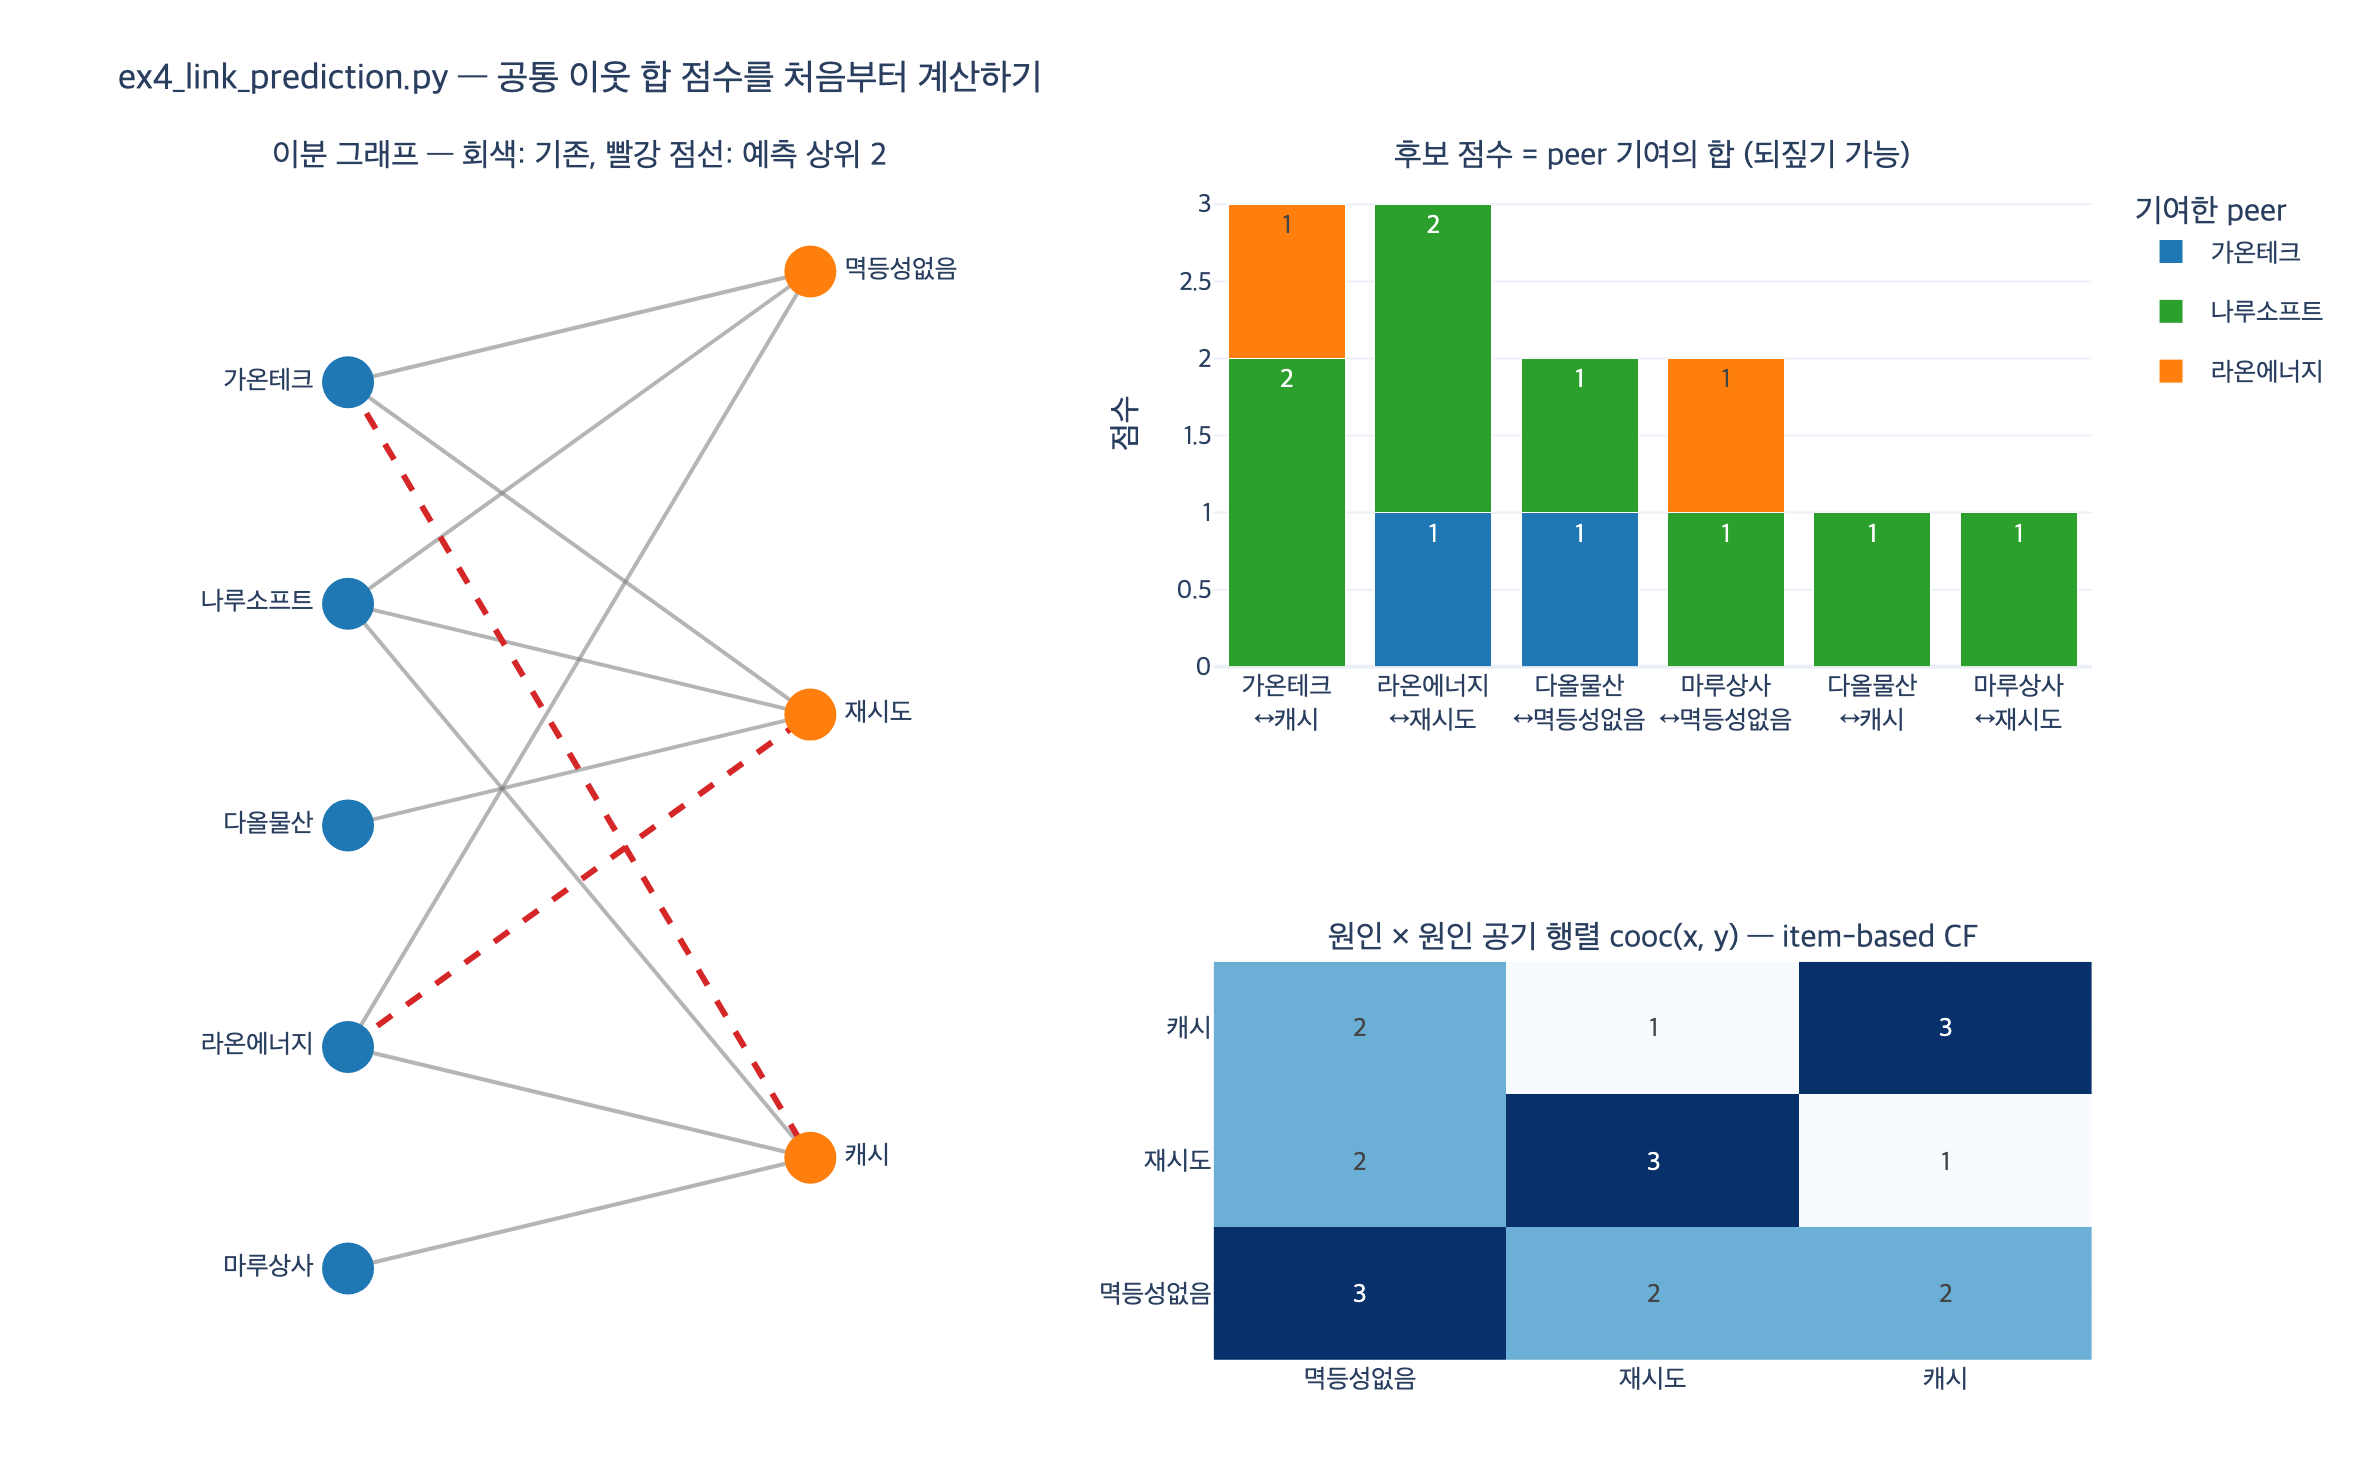

The Python source for this figure:
# %% [markdown]
# # `ex4_link_prediction.py` 의 링크 예측 점수, 처음부터 다시 계산하기
#
# 회사와 «원인» 이 양쪽에 놓인 **이분 그래프**(bipartite graph)에서,
# 아직 이어지지 않은 (회사, 원인) 쌍에 점수를 매긴다.
#
# $$
# \mathrm{score}(c, x) \;=\; \sum_{p \,\in\, N(x),\; p \neq c} \bigl|\, N(c) \cap N(p) \,\bigr|
# $$
#
# - $N(v)$ : 노드 $v$ 의 이웃 집합
# - $N(x)$ : 원인 $x$ 를 **이미 겪은 회사들** (peers)
# - $|N(c) \cap N(p)|$ : 회사 $c$ 와 회사 $p$ 가 **함께 가진 원인의 수** (공통 이웃 수)
#
# 즉 «$x$ 를 겪은 회사들 각각이 나와 얼마나 닮았나» 를 전부 더한 값이다.
# 닮은 회사가 많이 겪은 원인일수록 점수가 높아진다.

# %%
from collections import defaultdict
from itertools import combinations  # noqa: F401  (원본 코드에도 있지만 쓰이지 않는다)

import plotly.graph_objects as go
from plotly.subplots import make_subplots


def _show(fig):
    try:
        from IPython import get_ipython
        if get_ipython() is not None:  # VSCode 셀/Jupyter에서만 렌더링
            fig.show()
    except ImportError:
        pass


# ex4_link_prediction.py 의 EDGES 를 그대로 가져왔다.
EDGES = [
    ("가온테크", "재시도"), ("가온테크", "멱등성없음"),
    ("나루소프트", "재시도"), ("나루소프트", "멱등성없음"), ("나루소프트", "캐시"),
    ("다올물산", "재시도"),
    ("라온에너지", "멱등성없음"), ("라온에너지", "캐시"),
    ("마루상사", "캐시"),
]


def adjacency(edges):
    adj = defaultdict(set)
    for a, b in edges:
        adj[a].add(b)
        adj[b].add(a)
    return adj


adj = adjacency(EDGES)
COMPANIES = sorted({a for a, _ in EDGES})
CAUSES = sorted({b for _, b in EDGES})

print("회사:", COMPANIES)
print("원인:", CAUSES)
for c in COMPANIES:
    print(f"  N({c}) = {sorted(adj[c])}")
for x in CAUSES:
    print(f"  N({x}) = {sorted(adj[x])}")

# 출력: 회사: ['가온테크', '나루소프트', '다올물산', '라온에너지', '마루상사']
# 출력: 원인: ['멱등성없음', '재시도', '캐시']
# 출력:   N(가온테크) = ['멱등성없음', '재시도']
# 출력:   N(나루소프트) = ['멱등성없음', '재시도', '캐시']
# 출력:   N(다올물산) = ['재시도']
# 출력:   N(라온에너지) = ['멱등성없음', '캐시']
# 출력:   N(마루상사) = ['캐시']
# 출력:   N(멱등성없음) = ['가온테크', '나루소프트', '라온에너지']
# 출력:   N(재시도) = ['가온테크', '나루소프트', '다올물산']
# 출력:   N(캐시) = ['나루소프트', '라온에너지', '마루상사']

# %% [markdown]
# ## 1단계 — 회사끼리의 «닮음» = 공통 이웃 수
#
# 이분 그래프라 회사와 회사는 직접 이어지지 않는다.
# 두 회사의 공통 이웃은 반드시 «원인» 이고, 그 개수가 곧 유사도가 된다.
#
# $$ \mathrm{sim}(c, p) = \bigl|\, N(c) \cap N(p) \,\bigr| $$

# %%
def common_neighbors(u, v):
    return len(adj[u] & adj[v])


print("회사 × 회사 공통 원인 수")
print("          " + "".join(f"{p[:4]:>8}" for p in COMPANIES))
SIM = {}
for c in COMPANIES:
    row = []
    for p in COMPANIES:
        SIM[(c, p)] = common_neighbors(c, p)
        row.append(SIM[(c, p)])
    print(f"{c[:5]:<6}" + "".join(f"{v:>8}" for v in row))

# 출력: 회사 × 회사 공통 원인 수
# 출력:               가온테크    나루소프    다올물산    라온에너    마루상사
# 출력: 가온테크         2       2       1       1       0
# 출력: 나루소프트        2       3       1       2       1
# 출력: 다올물산         1       1       1       0       0
# 출력: 라온에너지        1       2       0       2       1
# 출력: 마루상사         0       1       0       1       1

# %% [markdown]
# ## 2단계 — 아직 없는 (회사, 원인) 쌍마다 peer 기여를 합산
#
# 후보는 $x \notin N(c)$ 인 쌍뿐이다. 각 후보에 대해
# «$x$ 를 겪은 다른 회사» 들의 유사도를 전부 더한다.

# %%
rows = []
for c in COMPANIES:
    for x in CAUSES:
        if x in adj[c]:
            continue  # 이미 이어져 있다 = 예측 대상이 아니다
        peers = [p for p in COMPANIES if x in adj[p] and p != c]
        parts = [(p, SIM[(c, p)]) for p in peers]
        score = sum(v for _, v in parts)
        rows.append({"회사": c, "원인": x, "점수": score, "기여": parts})

rows.sort(key=lambda r: (-r["점수"], r["회사"], r["원인"]))

print(f"후보 쌍 {len(rows)}개 — 점수 순")
print(f"{'순위':<4}{'회사':<7}{'원인':<7}{'점수':<5} 기여 내역 (peer × 공통 원인 수)")
for i, r in enumerate(rows, 1):
    detail = " + ".join(f"{p}:{v}" for p, v in r["기여"])
    print(f"{i:<5}{r['회사']:<8}{r['원인']:<9}{r['점수']:<6}{detail}")

# 출력: 후보 쌍 6개 — 점수 순
# 출력: 순위  회사     원인     점수   기여 내역 (peer × 공통 원인 수)
# 출력: 1    가온테크    캐시       3     나루소프트:2 + 라온에너지:1 + 마루상사:0
# 출력: 2    라온에너지   재시도      3     가온테크:1 + 나루소프트:2 + 다올물산:0
# 출력: 3    다올물산    멱등성없음    2     가온테크:1 + 나루소프트:1 + 라온에너지:0
# 출력: 4    마루상사    멱등성없음    2     가온테크:0 + 나루소프트:1 + 라온에너지:1
# 출력: 5    다올물산    캐시       1     나루소프트:1 + 라온에너지:0 + 마루상사:0
# 출력: 6    마루상사    재시도      1     가온테크:0 + 나루소프트:1 + 다올물산:0
#
# 참고: 원본 ex4 는 `scored.sort(reverse=True)` 로 (점수, 회사, 원인) 튜플을
#      «내림차순» 정렬하므로 동점일 때 이름이 큰 쪽이 앞에 온다.
#      그래서 원본 출력의 1위는 «라온에너지 ↔ 재시도», 2위가 «가온테크 ↔ 캐시» 다.
#      점수 자체는 여기 계산과 완전히 같다.

# %% [markdown]
# ## 3단계 — 왜 이 점수가 나왔는지 되짚기
#
# 점수가 합이라서, 어느 peer 가 얼마를 냈는지 그대로 쪼갤 수 있다.
# 이게 «되짚을 수 있는 예측» 이다. 임베딩 코사인 유사도에는 없는 성질이다.

# %%
top = rows[0]
c, x = top["회사"], top["원인"]
print(f"1위: {c} ↔ {x} (점수 {top['점수']})")
for p, v in sorted(top["기여"], key=lambda t: -t[1]):
    shared = sorted(adj[c] & adj[p])
    print(f"  {c} 와 {p} 가 함께 가진 원인: {shared or '(없음)'}  → 기여 {v}")
best = max(top["기여"], key=lambda t: t[1])[0]
print(f"  → {best} 와 원인 {sorted(adj[c] & adj[best])} 를 공유한다.")
print(f"     그 {best} 가 {x} 를 겪었으니 {c} 도 겪을 수 있다는 추론이다.")

# 출력: 1위: 가온테크 ↔ 캐시 (점수 3)
# 출력:   가온테크 와 나루소프트 가 함께 가진 원인: ['멱등성없음', '재시도']  → 기여 2
# 출력:   가온테크 와 라온에너지 가 함께 가진 원인: ['멱등성없음']  → 기여 1
# 출력:   가온테크 와 마루상사 가 함께 가진 원인: (없음)  → 기여 0
# 출력:   → 나루소프트 와 원인 ['멱등성없음', '재시도'] 를 공유한다.
# 출력:      그 나루소프트 가 캐시 를 겪었으니 가온테크 도 겪을 수 있다는 추론이다.

# %% [markdown]
# ## 4단계 — 이건 협업 필터링과 같은 식이다
#
# 위 식은 **user-based CF** 의 모양 그대로다.
# 사용자 = 회사, 아이템 = 원인, 유사도 = 공통 아이템 수라고 읽으면 된다.
#
# $$
# \hat{r}(u, i) \;=\; \sum_{v \,\in\, U(i)} \mathrm{sim}(u, v)
# $$
#
# 그리고 합의 순서를 바꾸면 **item-based CF** 로 그대로 넘어간다.
#
# $$
# \mathrm{score}(c,x)
# = \sum_{p \in N(x)} \sum_{y \in N(c)} \mathbb{1}[\,p \in N(y)\,]
# = \sum_{y \,\in\, N(c)} \bigl|\, N(x) \cap N(y) \,\bigr|
# = \sum_{y \in N(c)} \mathrm{cooc}(x, y)
# $$
#
# $\mathrm{cooc}(x,y)$ 는 «원인 $x$ 와 $y$ 를 동시에 겪은 회사 수», 곧 아이템–아이템 공기 행렬이다.
# user-based 로 재도 item-based 로 재도 **같은 수**가 나온다.
# 두 식 모두 결국 이분 그래프에서 $c \to y \to p \to x$ 로 가는 **길이 3짜리 경로 수**를 세는 것이고,
# 행렬로는 $(B B^{\top} B)_{c,x}$ 다 ($B$ 는 회사×원인 이분 인접 행렬).

# %%
def cooc(x, y):
    return len(adj[x] & adj[y])


print("원인 × 원인 공기 행렬 cooc(x, y)")
print("            " + "".join(f"{y:>10}" for y in CAUSES))
for x in CAUSES:
    print(f"{x:<10}" + "".join(f"{cooc(x, y):>10}" for y in CAUSES))

print("\nuser-based 합 vs item-based 합 vs 3홉 경로 수")
print(f"{'회사':<7}{'원인':<9}{'user':<7}{'item':<7}{'paths':<7}일치")


def paths3(c, x):
    """c -> y -> p -> x 경로를 하나씩 다 센다. (B Bᵀ B)[c, x] 와 같다."""
    n = 0
    for y in adj[c]:            # 내가 겪은 원인
        for p in adj[y]:        # 그 원인을 겪은 다른 회사
            if x in adj[p]:     # 그 회사가 x 도 겪었나
                n += 1
    return n


for r in rows:
    c, x = r["회사"], r["원인"]
    u = r["점수"]
    i = sum(cooc(x, y) for y in adj[c])
    p3 = paths3(c, x)
    print(f"{c:<8}{x:<11}{u:<8}{i:<8}{p3:<8}{'예' if u == i == p3 else '아니오'}")

# 출력: 원인 × 원인 공기 행렬 cooc(x, y)
# 출력:                 멱등성없음       재시도        캐시
# 출력: 멱등성없음              3         2         2
# 출력: 재시도                 2         3         1
# 출력: 캐시                  2         1         3
# 출력:
# 출력: user-based 합 vs item-based 합 vs 3홉 경로 수
# 출력: 회사     원인       user   item   paths  일치
# 출력: 가온테크    캐시         3       3       3       예
# 출력: 라온에너지   재시도        3       3       3       예
# 출력: 다올물산    멱등성없음      2       2       2       예
# 출력: 마루상사    멱등성없음      2       2       2       예
# 출력: 다올물산    캐시         1       1       1       예
# 출력: 마루상사    재시도        1       1       1       예

# %% [markdown]
# ## 5단계 — 시각화
#
# 왼쪽: 이분 그래프. 회색 실선이 기존 간선, 빨간 점선이 상위 2개 예측 링크.
# 오른쪽 위: 후보 점수를 peer 기여로 쪼갠 누적 막대 (되짚기가 그림으로 보인다).
# 오른쪽 아래: 원인–원인 공기 행렬 (item-based CF 쪽 시선).

# %%
fig = make_subplots(
    rows=2, cols=2,
    column_widths=[0.5, 0.5], row_heights=[0.55, 0.45],
    specs=[[{"rowspan": 2}, {}], [None, {}]],
    subplot_titles=(
        "이분 그래프 — 회색: 기존, 빨강 점선: 예측 상위 2",
        "후보 점수 = peer 기여의 합 (되짚기 가능)",
        "원인 × 원인 공기 행렬 cooc(x, y) — item-based CF",
    ),
)

# --- (1) 이분 그래프 ---
cy = {c: (len(COMPANIES) - 1 - i) for i, c in enumerate(COMPANIES)}
xy = {x: (len(CAUSES) - 1 - i) * 2 + 0.5 for i, x in enumerate(CAUSES)}
for a, b in EDGES:
    fig.add_trace(go.Scatter(
        x=[0, 1], y=[cy[a], xy[b]], mode="lines",
        line=dict(color="rgba(120,120,120,0.55)", width=2),
        hoverinfo="skip", showlegend=False), row=1, col=1)
for r in rows[:2]:
    fig.add_trace(go.Scatter(
        x=[0, 1], y=[cy[r["회사"]], xy[r["원인"]]], mode="lines",
        line=dict(color="#d62728", width=3, dash="dash"),
        hovertext=f"{r['회사']} ↔ {r['원인']} : {r['점수']}",
        hoverinfo="text", showlegend=False), row=1, col=1)
fig.add_trace(go.Scatter(
    x=[0] * len(COMPANIES), y=[cy[c] for c in COMPANIES], mode="markers+text",
    marker=dict(size=26, color="#1f77b4"), text=COMPANIES,
    textposition="middle left", showlegend=False), row=1, col=1)
fig.add_trace(go.Scatter(
    x=[1] * len(CAUSES), y=[xy[x] for x in CAUSES], mode="markers+text",
    marker=dict(size=26, color="#ff7f0e"), text=CAUSES,
    textposition="middle right", showlegend=False), row=1, col=1)

# --- (2) 누적 막대: peer 기여 ---
labels = [f"{r['회사']}<br>↔{r['원인']}" for r in rows]
palette = {"가온테크": "#1f77b4", "나루소프트": "#2ca02c", "다올물산": "#9467bd",
           "라온에너지": "#ff7f0e", "마루상사": "#8c564b"}
for peer in COMPANIES:
    vals = [dict(r["기여"]).get(peer, 0) for r in rows]
    if not any(vals):
        continue
    fig.add_trace(go.Bar(
        x=labels, y=vals, name=peer, marker_color=palette[peer],
        text=[v or "" for v in vals], textposition="inside",
        legendgroup=peer), row=1, col=2)

# --- (3) 공기 행렬 히트맵 ---
fig.add_trace(go.Heatmap(
    z=[[cooc(x, y) for y in CAUSES] for x in CAUSES],
    x=CAUSES, y=CAUSES, colorscale="Blues", showscale=False,
    text=[[cooc(x, y) for y in CAUSES] for x in CAUSES],
    texttemplate="%{text}", hoverinfo="skip"), row=2, col=2)

fig.update_xaxes(visible=False, range=[-0.45, 1.45], row=1, col=1)
fig.update_yaxes(visible=False, row=1, col=1)
fig.update_yaxes(title_text="점수", row=1, col=2)
fig.update_layout(
    barmode="stack", height=740, width=1180,
    title_text="ex4_link_prediction.py — 공통 이웃 합 점수를 처음부터 계산하기",
    legend_title_text="기여한 peer", template="plotly_white",
    font=dict(family="Apple SD Gothic Neo, NanumGothic, sans-serif", size=13),
    margin=dict(l=70, r=30, t=90, b=60),
)

_show(fig)

import os  # noqa: E402

_out = os.path.join(os.path.dirname(os.path.abspath(__file__)), "expy.png")
fig.write_image(_out, scale=2)
print("saved:", _out)

# 출력: saved: .../.fm/hints/3fbed7fe-1ff4-461d-8573-17dd89597d6c/expy.png

# %% [markdown]
# ## 정리
#
# - 점수 정의: $\mathrm{score}(c,x) = \sum_{p \in N(x),\, p \neq c} |N(c) \cap N(p)|$
# - 후보는 «아직 이어지지 않은 (회사, 원인) 쌍» 뿐이다.
# - 합이라서 peer 별로 쪼개 «누구와 무엇을 공유해서 이 점수가 나왔는지» 를 그대로 말할 수 있다.
# - 같은 값을 item-based CF 식 $\sum_{y \in N(c)} \mathrm{cooc}(x,y)$ 로도 얻는다. 3홉 경로 세기와 동치다.
# - 한계: 공통 이웃이 0이면 점수도 0이다. 겹치는 원인이 하나도 없는 두 회사는 아무리 «구조적으로 닮아도»
#   이 방식으로는 잡히지 않는다. 거기서부터 임베딩(2·3홉을 좌표로 누르기)이 필요해지고,
#   그 순간 위의 «되짚기» 가 사라진다.
